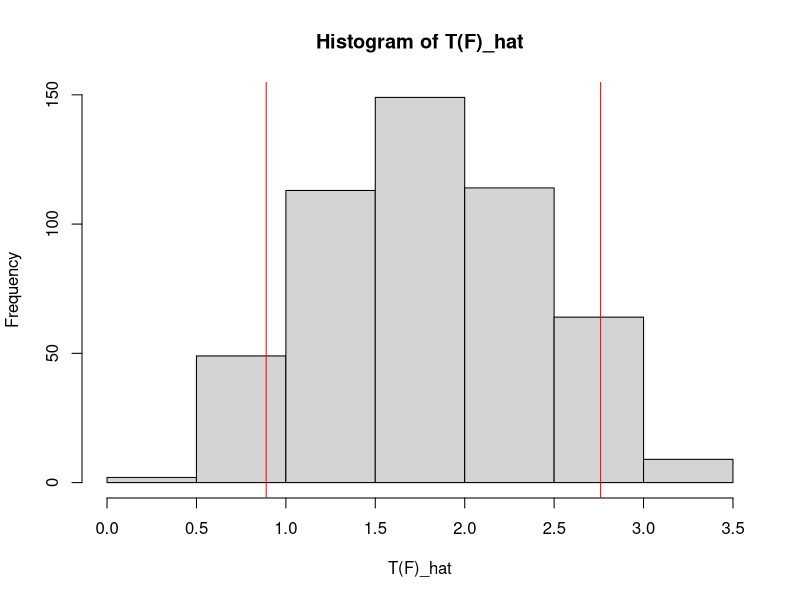

R code for this plot:
####################################################
#                      example 2                   #
####################################################
# Original sample
x = c(2.46,0.89,1.6,2.76,1.01,3.06,0.17)

# Number of bootstrap samples
B = 500

# Generating bootstrap samples and arranging in a matrix form. Each row is a sample
xb = matrix(sample(size = B*length(x), x, replace = TRUE), nrow = B)

# Calculate T(F) for each B bootstrap sample
tb = sapply(1:B, function(b){return(median(xb[b,]))})

# Plot the histogram of the bootstrap estimates
hist(tb, xlab = "T(F)_hat", main = "Histogram of T(F)_hat")
# Mark the 80% confidence interval with two vertical red lines
abline(v = quantile(tb, probs = c(0.1, 0.9)), col = "red")

# Calculate the qualtile 80% and 95% confidence intervals
quantile(tb, probs = c(0.1, 0.9))
quantile(tb, probs = c(0.025, 0.975))

# Calculate the normal 95% and 90% confidence intervals
mean(tb) + c(-1.95, 1.95)*sd(tb)
mean(tb) + c(-1.65, 1.65)*sd(tb)